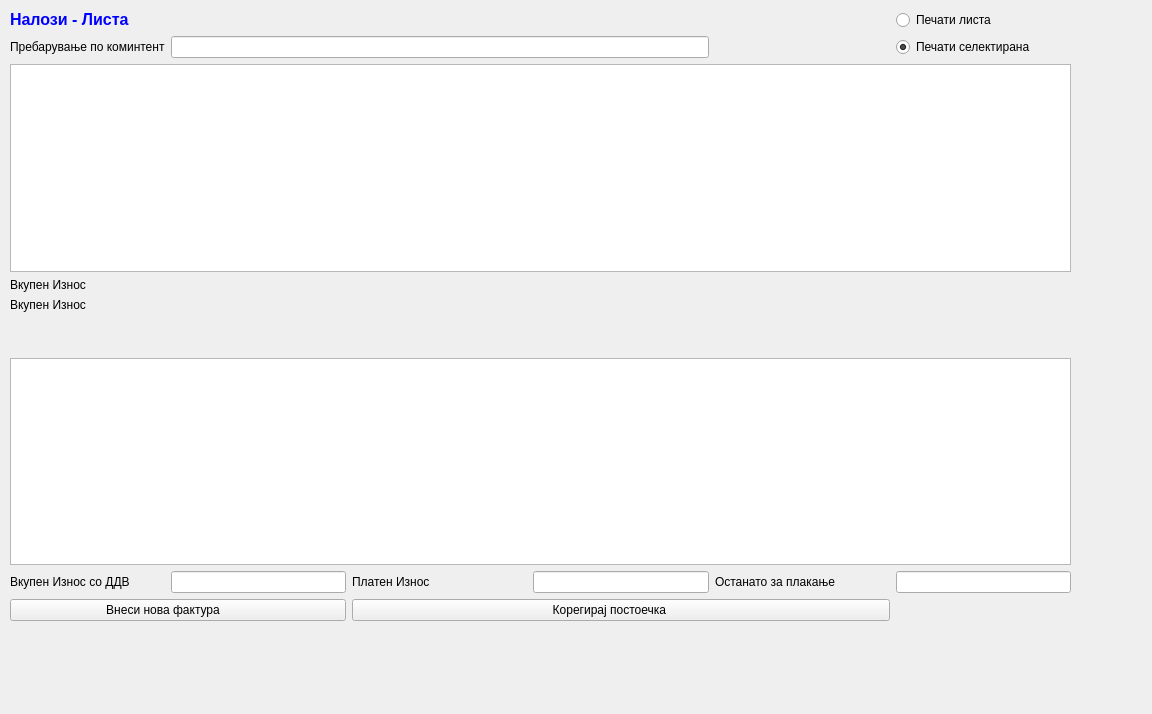
<?xml version="1.0" encoding="UTF-8"?>
<ui version="4.0">
 <class>NalogLista</class>
 <widget class="QWidget" name="NalogLista">
  <property name="geometry">
   <rect>
    <x>0</x>
    <y>0</y>
    <width>1152</width>
    <height>714</height>
   </rect>
  </property>
  <property name="windowTitle">
   <string>Form</string>
  </property>
  <widget class="QWidget" name="layoutWidget">
   <property name="geometry">
    <rect>
     <x>10</x>
     <y>10</y>
     <width>1061</width>
     <height>611</height>
    </rect>
   </property>
   <layout class="QGridLayout" name="gridLayout">
    <item row="0" column="0">
     <widget class="QLabel" name="label_4">
      <property name="text">
       <string>&lt;!DOCTYPE HTML PUBLIC &quot;-//W3C//DTD HTML 4.0//EN&quot; &quot;http://www.w3.org/TR/REC-html40/strict.dtd&quot;&gt;
&lt;html&gt;&lt;head&gt;&lt;meta name=&quot;qrichtext&quot; content=&quot;1&quot; /&gt;&lt;style type=&quot;text/css&quot;&gt;
p, li { white-space: pre-wrap; }
&lt;/style&gt;&lt;/head&gt;&lt;body style=&quot; font-family:'Sans Serif'; font-size:9pt; font-weight:400; font-style:normal;&quot;&gt;
&lt;p style=&quot; margin-top:0px; margin-bottom:0px; margin-left:0px; margin-right:0px; -qt-block-indent:0; text-indent:0px;&quot;&gt;&lt;span style=&quot; font-family:'MS Shell Dlg 2'; font-size:12pt; font-weight:600; color:#0000ff;&quot;&gt;Налози - Листа&lt;/span&gt;&lt;/p&gt;&lt;/body&gt;&lt;/html&gt;</string>
      </property>
     </widget>
    </item>
    <item row="0" column="1">
     <spacer name="horizontalSpacer">
      <property name="orientation">
       <enum>Qt::Horizontal</enum>
      </property>
      <property name="sizeHint" stdset="0">
       <size>
        <width>40</width>
        <height>20</height>
       </size>
      </property>
     </spacer>
    </item>
    <item row="0" column="2">
     <spacer name="horizontalSpacer_3">
      <property name="orientation">
       <enum>Qt::Horizontal</enum>
      </property>
      <property name="sizeHint" stdset="0">
       <size>
        <width>40</width>
        <height>20</height>
       </size>
      </property>
     </spacer>
    </item>
    <item row="0" column="3">
     <spacer name="horizontalSpacer_5">
      <property name="orientation">
       <enum>Qt::Horizontal</enum>
      </property>
      <property name="sizeHint" stdset="0">
       <size>
        <width>40</width>
        <height>20</height>
       </size>
      </property>
     </spacer>
    </item>
    <item row="0" column="4">
     <spacer name="horizontalSpacer_6">
      <property name="orientation">
       <enum>Qt::Horizontal</enum>
      </property>
      <property name="sizeHint" stdset="0">
       <size>
        <width>40</width>
        <height>20</height>
       </size>
      </property>
     </spacer>
    </item>
    <item row="0" column="5">
     <widget class="QRadioButton" name="radioButtonPecatiLista">
      <property name="text">
       <string>Печати листа</string>
      </property>
     </widget>
    </item>
    <item row="1" column="0">
     <widget class="QLabel" name="label_8">
      <property name="text">
       <string>Пребарување по коминтент</string>
      </property>
     </widget>
    </item>
    <item row="1" column="1" colspan="3">
     <widget class="QLineEdit" name="prebaruvanje_po_komintent"/>
    </item>
    <item row="1" column="5">
     <widget class="QRadioButton" name="radioButtonPecatiSelektirana">
      <property name="text">
       <string>Печати селектирана</string>
      </property>
      <property name="checked">
       <bool>true</bool>
      </property>
     </widget>
    </item>
    <item row="2" column="0" colspan="6">
     <widget class="QTableView" name="tableView">
      <property name="palette">
       <palette>
        <active>
         <colorrole role="AlternateBase">
          <brush brushstyle="SolidPattern">
           <color alpha="255">
            <red>234</red>
            <green>234</green>
            <blue>234</blue>
           </color>
          </brush>
         </colorrole>
        </active>
        <inactive>
         <colorrole role="AlternateBase">
          <brush brushstyle="SolidPattern">
           <color alpha="255">
            <red>234</red>
            <green>234</green>
            <blue>234</blue>
           </color>
          </brush>
         </colorrole>
        </inactive>
        <disabled>
         <colorrole role="AlternateBase">
          <brush brushstyle="SolidPattern">
           <color alpha="255">
            <red>234</red>
            <green>234</green>
            <blue>234</blue>
           </color>
          </brush>
         </colorrole>
        </disabled>
       </palette>
      </property>
      <property name="alternatingRowColors">
       <bool>true</bool>
      </property>
     </widget>
    </item>
    <item row="3" column="0">
     <widget class="QLabel" name="label_11">
      <property name="text">
       <string>Вкупен Износ </string>
      </property>
     </widget>
    </item>
    <item row="4" column="0">
     <widget class="QLabel" name="label_12">
      <property name="text">
       <string>Вкупен Износ </string>
      </property>
     </widget>
    </item>
    <item row="5" column="0">
     <widget class="QLabel" name="label_13">
      <property name="palette">
       <palette>
        <active>
         <colorrole role="Text">
          <brush brushstyle="SolidPattern">
           <color alpha="255">
            <red>0</red>
            <green>0</green>
            <blue>255</blue>
           </color>
          </brush>
         </colorrole>
        </active>
        <inactive>
         <colorrole role="Text">
          <brush brushstyle="SolidPattern">
           <color alpha="255">
            <red>0</red>
            <green>0</green>
            <blue>255</blue>
           </color>
          </brush>
         </colorrole>
        </inactive>
        <disabled>
         <colorrole role="Text">
          <brush brushstyle="SolidPattern">
           <color alpha="255">
            <red>120</red>
            <green>120</green>
            <blue>120</blue>
           </color>
          </brush>
         </colorrole>
        </disabled>
       </palette>
      </property>
      <property name="text">
       <string/>
      </property>
     </widget>
    </item>
    <item row="6" column="0">
     <widget class="QLabel" name="label">
      <property name="text">
       <string/>
      </property>
     </widget>
    </item>
    <item row="7" column="0" colspan="6">
     <widget class="QTableView" name="tableView_2">
      <property name="alternatingRowColors">
       <bool>true</bool>
      </property>
     </widget>
    </item>
    <item row="8" column="0">
     <widget class="QLabel" name="label_7">
      <property name="text">
       <string>Вкупен Износ со ДДВ </string>
      </property>
     </widget>
    </item>
    <item row="8" column="1">
     <widget class="QLineEdit" name="vk_iznos_so_ddv">
      <property name="alignment">
       <set>Qt::AlignRight|Qt::AlignTrailing|Qt::AlignVCenter</set>
      </property>
      <property name="readOnly">
       <bool>true</bool>
      </property>
     </widget>
    </item>
    <item row="8" column="2">
     <widget class="QLabel" name="label_9">
      <property name="text">
       <string>Платен Износ</string>
      </property>
     </widget>
    </item>
    <item row="8" column="3">
     <widget class="QLineEdit" name="vk_platen_iznos">
      <property name="alignment">
       <set>Qt::AlignRight|Qt::AlignTrailing|Qt::AlignVCenter</set>
      </property>
      <property name="readOnly">
       <bool>true</bool>
      </property>
     </widget>
    </item>
    <item row="8" column="4">
     <widget class="QLabel" name="label_10">
      <property name="text">
       <string>Останато за плакање</string>
      </property>
     </widget>
    </item>
    <item row="8" column="5">
     <widget class="QLineEdit" name="ostanato_za_plakanje">
      <property name="alignment">
       <set>Qt::AlignRight|Qt::AlignTrailing|Qt::AlignVCenter</set>
      </property>
      <property name="readOnly">
       <bool>true</bool>
      </property>
     </widget>
    </item>
    <item row="9" column="0" colspan="2">
     <widget class="QPushButton" name="pushButton">
      <property name="text">
       <string>Внеси нова фактура         </string>
      </property>
      <property name="icon">
       <iconset>
        <normaloff>../../../Brisi/sterna/Resources/key_f2.png</normaloff>../../../Brisi/sterna/Resources/key_f2.png</iconset>
      </property>
     </widget>
    </item>
    <item row="9" column="2" colspan="3">
     <widget class="QPushButton" name="pushButton_2">
      <property name="text">
       <string>Корегирај постоечка       </string>
      </property>
      <property name="icon">
       <iconset>
        <normaloff>../../../Brisi/sterna/Resources/key_f3.png</normaloff>../../../Brisi/sterna/Resources/key_f3.png</iconset>
      </property>
     </widget>
    </item>
   </layout>
  </widget>
 </widget>
 <tabstops>
  <tabstop>prebaruvanje_po_komintent</tabstop>
  <tabstop>tableView</tabstop>
  <tabstop>tableView_2</tabstop>
  <tabstop>vk_iznos_so_ddv</tabstop>
  <tabstop>vk_platen_iznos</tabstop>
  <tabstop>ostanato_za_plakanje</tabstop>
  <tabstop>pushButton</tabstop>
  <tabstop>pushButton_2</tabstop>
  <tabstop>radioButtonPecatiLista</tabstop>
  <tabstop>radioButtonPecatiSelektirana</tabstop>
 </tabstops>
 <resources/>
 <connections/>
</ui>
